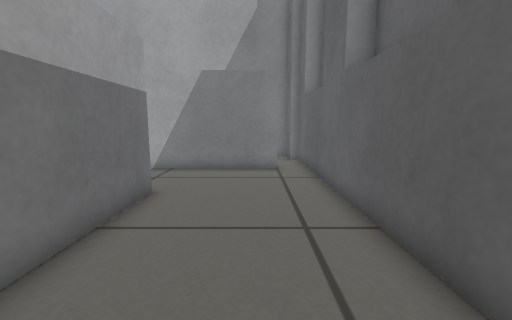
[1] (above)

17 first-person views from a walk through a robot-simulator world made for Gazebo. The camera is 0.42 m above the floor, tilts 8° down and sees 90° across. The floor is counted in squares, 0.2 m on a side. Each view is taken from the middle of a square. On the plan, view 1 faces up. The plan holds only what a view shows up to about 16 squares ahead; the rest is blank.

[2]
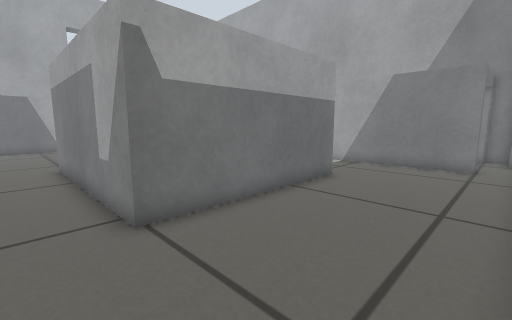

[3]
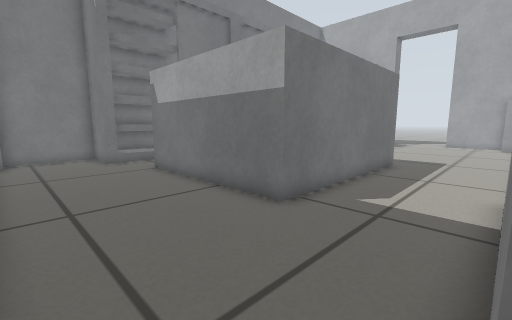

[4]
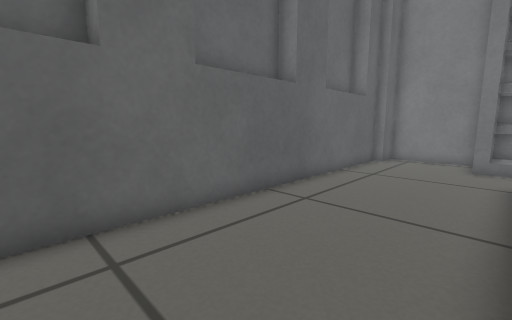

[5]
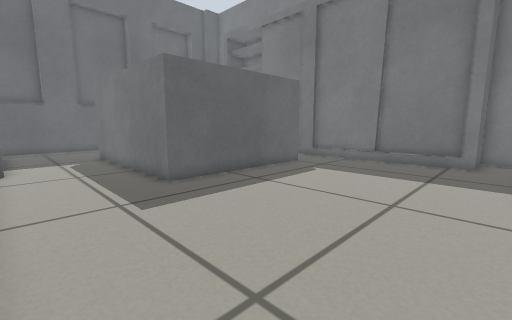

[6]
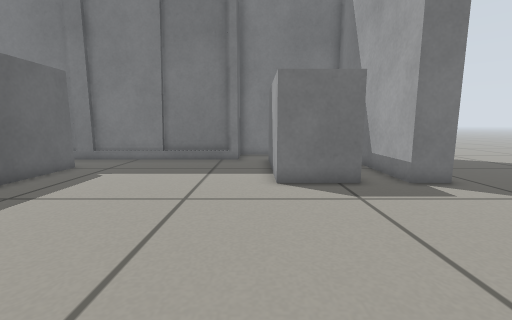

[7]
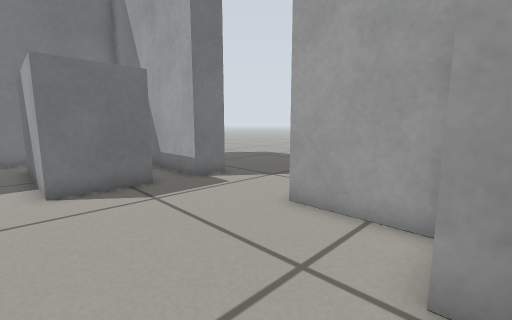

[8]
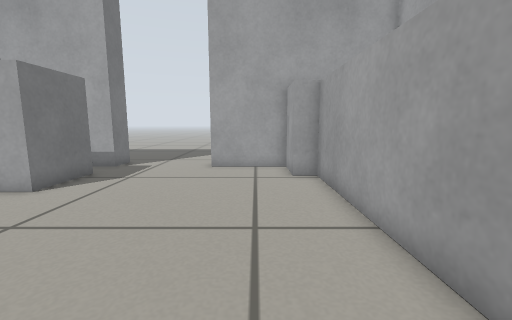

[9]
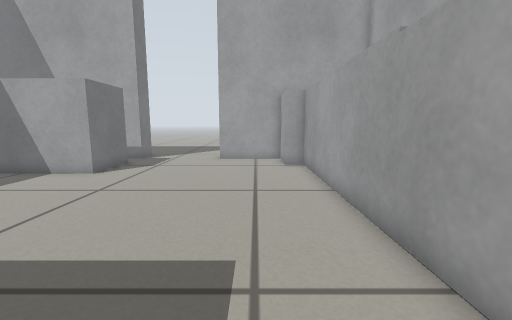

[10]
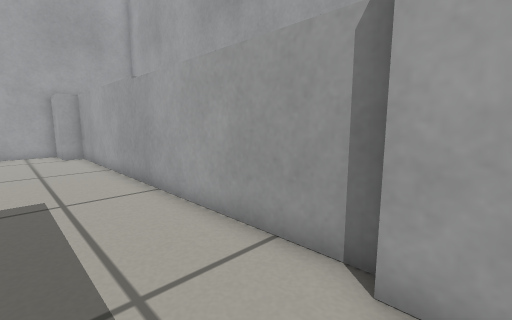

[11]
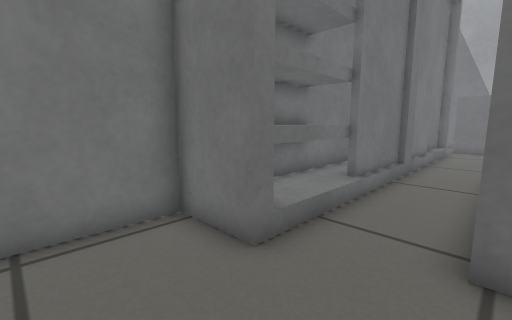

[12]
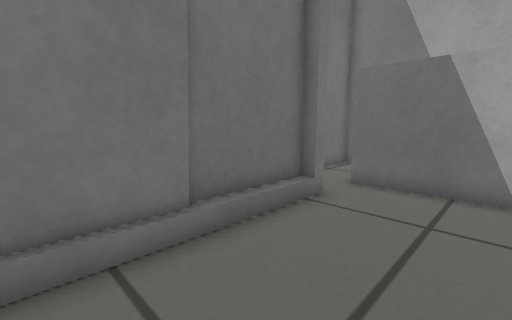

[13]
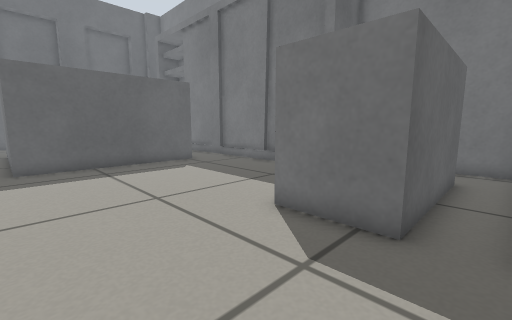

[14]
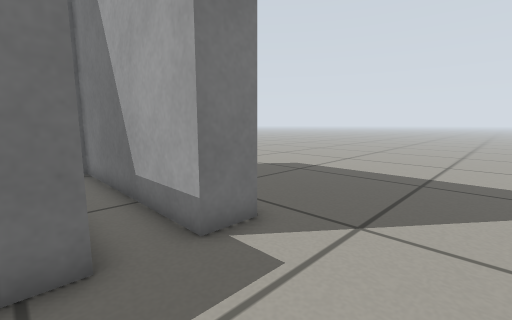

[15]
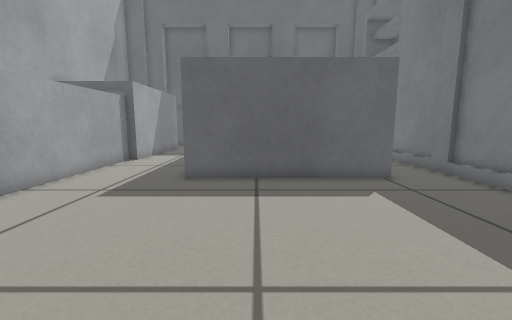

[16]
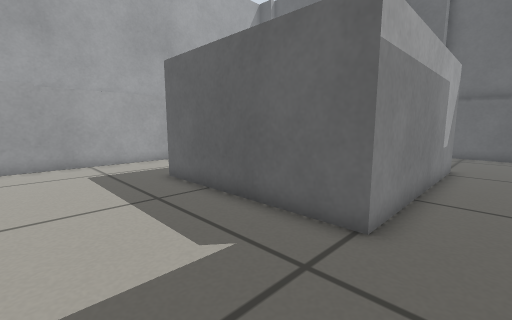

[17]
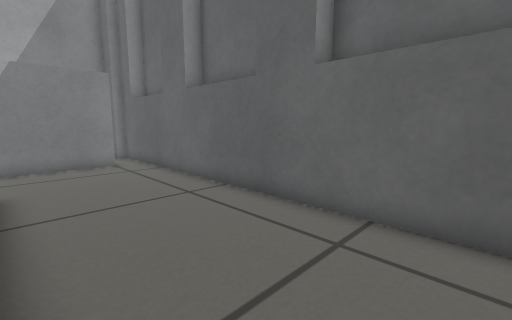

### Floor plan
Points are (right, up) in squares from view 1. A wall is a line through its corners. A room is listed if a view was taken in it or the views show most of it. See-through windows are left out.
Room 1 (views 1, 2, 3, 11)
walls: (3.3, 3.5) (3.3, 7.5); (-3.2, 7.8) (-3.2, -0.2); (3.3, 9.5) (3.3, 10.9); (3.3, -2.5) (3.3, 1.5); (-2.4, -3) (-1.9, -3) (-1.9, -5.5) (2, -5.5) (2, -4) (2.5, -4) (2.5, 15) (2, 15); (3.3, 11.2) (3.3, 13.5); (1, 15.9) (1, 12) (-2.5, 12)
ways out: opening at (-2.3, 10) to room 2; opening at (-2, -1.5) to room 2
Room 2 (views 4, 5, 6, 7, 8, 9, 10, 12, 13, 14, 15, 16, 17)
walls: (-15.6, -3.2) (-11.4, -3.2); (-26.5, 3.1) (-26.5, -5.5) (-24.2, -5.5); (-11.5, -3) (-10.4, -3); (-10.5, -3.2) (-6.4, -3.2); (-24.7, -3) (-24.7, 3.1) (-21.7, 3.1) (-21.7, -3); (-22, -5.5) (-19.9, -5.5) (-19.9, -3) (-19.4, -3) (-19.4, -3.5) (-15.4, -3.5); (-26.5, 13) (-26.5, 7.8); (-7, 12.5) (-24.2, 12.5) (-24.2, 11.5) (-26.5, 11.5); (-6.5, -3.5) (-2.4, -3.5); (-3.2, -0.2) (-12.2, -0.2) (-12.2, 7.8) (-3.2, 7.8); (-2.5, 12) (-7, 12) (-7, 14); (-2.4, -5) (-2.4, -3)
ways out: opening at (-2.3, 10) to room 1; opening at (-2, -1.5) to room 1; opening at (-27.5, 5.5)

Where each view was taken, in squares from view 1:
view 1: 0 up, 0 right, facing up
view 2: 2 down, 2 right, facing up-left
view 3: 12 up, 2 right, facing down-left
view 4: 11 up, 3 left, facing down-right
view 5: 12 up, 21 left, facing down-right
view 6: 12 up, 21 left, facing down
view 7: 12 up, 21 left, facing down-left
view 8: 10 up, 14 left, facing left
view 9: 10 up, 11 left, facing left
view 10: 9 up, 6 left, facing up-left
view 11: 0 up, 1 right, facing down-left
view 12: 1 up, 13 left, facing down-left
view 13: 8 up, 26 left, facing down-right
view 14: 7 up, 24 left, facing down-left
view 15: 5 up, 22 left, facing right
view 16: 2 down, 17 left, facing up-right
view 17: 2 down, 3 left, facing up-right
